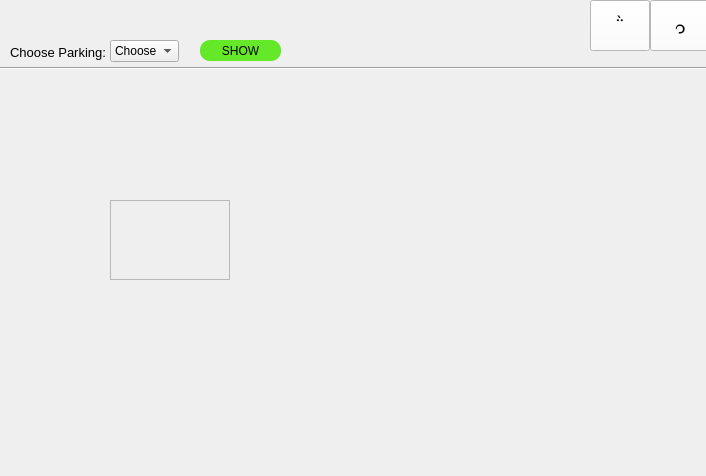
<?xml version="1.0" encoding="UTF-8"?>
<ui version="4.0">
 <class>backoffice1_3_1</class>
 <widget class="QDialog" name="backoffice1_3_1">
  <property name="geometry">
   <rect>
    <x>0</x>
    <y>0</y>
    <width>706</width>
    <height>476</height>
   </rect>
  </property>
  <property name="windowTitle">
   <string>Dialog</string>
  </property>
  <widget class="QFrame" name="frame">
   <property name="geometry">
    <rect>
     <x>110</x>
     <y>200</y>
     <width>120</width>
     <height>80</height>
    </rect>
   </property>
   <property name="frameShape">
    <enum>QFrame::StyledPanel</enum>
   </property>
   <property name="frameShadow">
    <enum>QFrame::Raised</enum>
   </property>
  </widget>
  <widget class="Line" name="line">
   <property name="geometry">
    <rect>
     <x>0</x>
     <y>60</y>
     <width>731</width>
     <height>16</height>
    </rect>
   </property>
   <property name="orientation">
    <enum>Qt::Horizontal</enum>
   </property>
  </widget>
  <widget class="QLabel" name="label">
   <property name="geometry">
    <rect>
     <x>10</x>
     <y>42</y>
     <width>101</width>
     <height>21</height>
    </rect>
   </property>
   <property name="font">
    <font>
     <family>Segoe UI</family>
     <pointsize>10</pointsize>
    </font>
   </property>
   <property name="text">
    <string>Choose Parking:</string>
   </property>
  </widget>
  <widget class="QComboBox" name="comboBox">
   <property name="geometry">
    <rect>
     <x>110</x>
     <y>40</y>
     <width>69</width>
     <height>22</height>
    </rect>
   </property>
   <item>
    <property name="text">
     <string>Choose</string>
    </property>
   </item>
   <item>
    <property name="text">
     <string>Parking 1 </string>
    </property>
   </item>
   <item>
    <property name="text">
     <string>Parking 2</string>
    </property>
   </item>
   <item>
    <property name="text">
     <string>Parking 3</string>
    </property>
   </item>
   <item>
    <property name="text">
     <string>Parking 4</string>
    </property>
   </item>
  </widget>
  <widget class="QPushButton" name="pushButton">
   <property name="geometry">
    <rect>
     <x>200</x>
     <y>40</y>
     <width>81</width>
     <height>21</height>
    </rect>
   </property>
   <property name="autoFillBackground">
    <bool>false</bool>
   </property>
   <property name="styleSheet">
    <string notr="true">background-color:#64e827;
border-radius: 10px;
border-color:#64e827;</string>
   </property>
   <property name="text">
    <string>SHOW</string>
   </property>
  </widget>
  <widget class="QPushButton" name="hometohome">
   <property name="geometry">
    <rect>
     <x>650</x>
     <y>0</y>
     <width>61</width>
     <height>51</height>
    </rect>
   </property>
   <property name="font">
    <font>
     <pointsize>14</pointsize>
    </font>
   </property>
   <property name="autoFillBackground">
    <bool>false</bool>
   </property>
   <property name="styleSheet">
    <string notr="true">background-color:white;</string>
   </property>
   <property name="text">
    <string></string>
   </property>
  </widget>
  <widget class="QPushButton" name="backtoback">
   <property name="geometry">
    <rect>
     <x>590</x>
     <y>0</y>
     <width>60</width>
     <height>51</height>
    </rect>
   </property>
   <property name="font">
    <font>
     <pointsize>14</pointsize>
    </font>
   </property>
   <property name="autoFillBackground">
    <bool>false</bool>
   </property>
   <property name="styleSheet">
    <string notr="true">background-color:white;</string>
   </property>
   <property name="text">
    <string></string>
   </property>
  </widget>
 </widget>
 <resources/>
 <connections/>
</ui>
